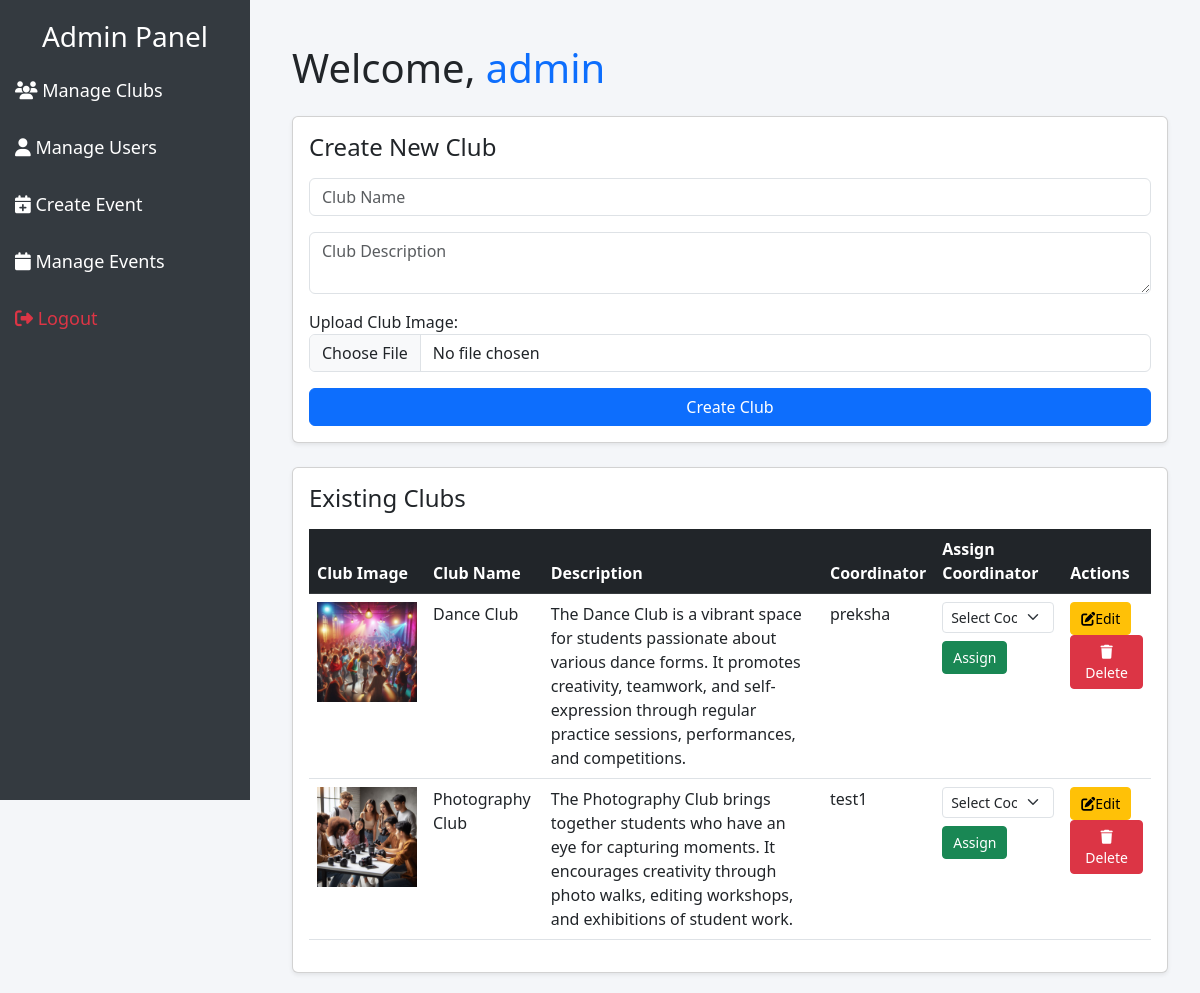
Page /views/admin/dashboard.php (signed in) on the committed database.
### tables this page shows
CREATE TABLE `clubs` (
  `id` int(11) NOT NULL,
  `name` varchar(255) NOT NULL,
  `description` text NOT NULL,
  `coordinator_id` int(11) DEFAULT NULL,
  `created_at` timestamp NOT NULL DEFAULT current_timestamp(),
  `image_path` varchar(255) DEFAULT NULL
);

CREATE TABLE `users` (
  `id` int(11) NOT NULL,
  `name` varchar(100) NOT NULL,
  `email` varchar(100) NOT NULL,
  `password` varchar(255) NOT NULL,
  `role` enum('admin','coordinator','user') DEFAULT 'user',
  `created_at` timestamp NOT NULL DEFAULT current_timestamp(),
  `student_stream` varchar(100) DEFAULT NULL,
  `semester` int(11) DEFAULT NULL,
  `enrollment_no` varchar(50) DEFAULT NULL
);

### views/admin/dashboard.php (the view, shortened to what this page needs)
<?php
include(__DIR__ . "/../../config/db.php");
$clubs = $conn->query("SELECT clubs.*, users.name AS coordinator_name FROM clubs
                       LEFT JOIN users ON clubs.coordinator_id = users.id");
?>
<!DOCTYPE html>
<html lang="en">
<head>
    <link href="https://cdn.jsdelivr.net/npm/bootstrap@5.3.0/dist/css/bootstrap.min.css" rel="stylesheet">
</head>
<body>
<div class="sidebar">
    <h3 class="text-center text-white">Admin Panel</h3>
    <a href="manage_clubs.php"><i class="fas fa-users"></i> Manage Clubs</a>
    <a href="manage_users.php"><i class="fas fa-user"></i> Manage Users</a>
    <a href="create_event.php"><i class="fas fa-calendar-plus"></i> Create Event</a>
    <a href="manage_events.php"><i class="fas fa-calendar"></i> Manage Events</a>
    <a href="../../controller/logout.php" class="text-danger"><i class="fas fa-sign-out-alt"></i> Logout</a>
</div>
<div class="content">
    <div class="container mt-4">
        <h1 class="mb-4">Welcome, <span class="text-primary"><?php echo $_SESSION['user_name']; ?></span></h1>
        <div class="card p-3 shadow-sm mb-4">
            <h4 class="mb-3">Create New Club</h4>
            <form action="../../controller/create_club.php" method="post" enctype="multipart/form-data">
                <div class="mb-3">
                    <input type="text" name="name" class="form-control" placeholder="Club Name" required>
                </div>
                <div class="mb-3">
                    <textarea name="description" class="form-control" placeholder="Club Description" required></textarea>
                </div>
                <div class="mb-3">
                    <label>Upload Club Image:</label>
                    <input type="file" name="club_image" class="form-control" required>
                </div>
                <button type="submit" class="btn btn-primary w-100">Create Club</button>
            </form>
        </div>
        <div class="card p-3 shadow-sm">
            <h4 class="mb-3">Existing Clubs</h4>
            <table class="table table-hover">
                <thead class="table-dark">
                    <tr>
                        <th>Club Image</th>
                        <th>Club Name</th>
                        <th>Description</th>
                        <th>Coordinator</th>
                        <th>Assign Coordinator</th>
                        <th>Actions</th>
                    </tr>
                </thead>
                <tbody>
                    <?php while ($club = $clubs->fetch_assoc()) { ?>
                    <tr>
                        <td>
                         <img src="/Campus_connect/uploads/clubs/<?php echo htmlspecialchars($club['image_path']); ?>" alt="Club Image" width="100">
                        </td>
                        <td><?php echo $club['name']; ?></td>
                        <td><?php echo $club['description']; ?></td>
                        <td>
                            <?php echo $club['coordinator_name'] ?: "<span class='text-danger'>Not Assigned</span>"; ?>
                        </td>
                        <td>
                            <form action="../../controller/assign_coordinator.php" method="post" class="assign-coordinator-form">
                                <select name="coordinator_id" class="form-select form-select-sm" required>
                                    <option value="">Select Coordinator</option>
                                </select>
                                <button type="submit" class="btn btn-success btn-sm mt-2">Assign</button>
                            </form>
                        </td>
                        <td>
                            <a href="edit_club?id=<?php echo $club['id']; ?>" class="btn btn-warning btn-sm">
                                <i class="fas fa-edit"></i>Edit
                            </a>
                            <form action="../../controller/delete_club.php" method="post" style="display:inline;">
                                <button type="submit" class="btn btn-danger btn-sm">
                                    <i class="fas fa-trash"></i>Delete
                                </button>
                            </form>
                        </td>
                    </tr>
                    <?php } ?>
                </tbody>
            </table>
        </div>
    </div>
</div>
</body>
</html>

### views/admin/dashboard.php (style rules this page uses)
body { background-color: #f4f6f9; }
.sidebar { height: 100vh; width: 250px; position: fixed; background-color: #343a40; padding-top: 20px; }
.sidebar a { padding: 15px; text-decoration: none; font-size: 18px; color: #ffffff; display: block; transition: 0.3s; }
.content { margin-left: 260px; padding: 20px; }
.btn-sm { font-size: 14px; padding: 5px 10px; }

### rows in the picture
clubs: image_path (picture), name "Dance Club", description "The Dance Club is a vibrant space for students passionate about various dance forms. It promotes creativity, teamwork, and self-expression through regular practice sessions, performances, and competitions.", coordinator.name "preksha"
clubs: image_path (picture), name "Photography Club", description "The Photography Club brings together students who have an eye for capturing moments. It encourages creativity through photo walks, editing workshops, and exhibitions of student work.", coordinator.name "test1"

### other values in the picture
$_SESSION['user_name'] "admin"
